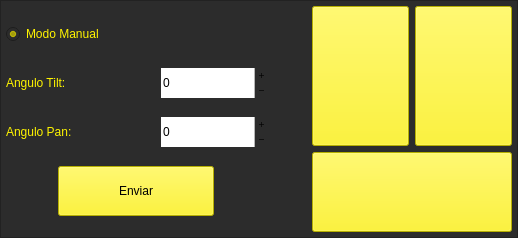
                 <widget class="QFrame" name="FrameManual">
                  <property name="styleSheet">
                   <string notr="true">background-color: rgb(44, 44, 44);
</string>
                  </property>
                  <property name="frameShape">
                   <enum>QFrame::StyledPanel</enum>
                  </property>
                  <property name="frameShadow">
                   <enum>QFrame::Raised</enum>
                  </property>
                  <layout class="QHBoxLayout" name="horizontalLayout_15">
                   <property name="leftMargin">
                    <number>5</number>
                   </property>
                   <property name="topMargin">
                    <number>5</number>
                   </property>
                   <property name="rightMargin">
                    <number>5</number>
                   </property>
                   <property name="bottomMargin">
                    <number>5</number>
                   </property>
                   <item>
                    <layout class="QHBoxLayout" name="horizontalLayout_14" stretch="2,1,2">
                     <item>
                      <layout class="QVBoxLayout" name="verticalLayout_5" stretch="2,1,1,2">
                       <item>
                        <widget class="QRadioButton" name="modo_manual">
                         <property name="minimumSize">
                          <size>
                           <width>260</width>
                           <height>30</height>
                          </size>
                         </property>
                         <property name="styleSheet">
                          <string notr="true">font: 20pt &quot;ISOCP&quot;;
color: rgb(255, 245, 0);</string>
                         </property>
                         <property name="text">
                          <string>Modo Manual</string>
                         </property>
                         <property name="checkable">
                          <bool>true</bool>
                         </property>
                         <property name="checked">
                          <bool>true</bool>
                         </property>
                         <property name="autoRepeat">
                          <bool>false</bool>
                         </property>
                         <property name="autoExclusive">
                          <bool>true</bool>
                         </property>
                        </widget>
                       </item>
                       <item>
                        <layout class="QHBoxLayout" name="horizontalLayout" stretch="1,1">
                         <property name="spacing">
                          <number>5</number>
                         </property>
                         <item>
                          <widget class="QLabel" name="label_8">
                           <property name="minimumSize">
                            <size>
                             <width>150</width>
                             <height>0</height>
                            </size>
                           </property>
                           <property name="maximumSize">
                            <size>
                             <width>150</width>
                             <height>16777215</height>
                            </size>
                           </property>
                           <property name="styleSheet">
                            <string notr="true">font: 18pt &quot;ISOCP&quot;;
color: rgb(255, 245, 0);</string>
                           </property>
                           <property name="text">
                            <string>Angulo Tilt:</string>
                           </property>
                          </widget>
                         </item>
                         <item>
                          <widget class="QSpinBox" name="entry_tilt_manual">
                           <property name="minimumSize">
                            <size>
                             <width>0</width>
                             <height>30</height>
                            </size>
                           </property>
                           <property name="maximumSize">
                            <size>
                             <width>140</width>
                             <height>30</height>
                            </size>
                           </property>
                           <property name="styleSheet">
                            <string notr="true">background-color: rgb(255, 255, 255);</string>
                           </property>
                           <property name="frame">
                            <bool>false</bool>
                           </property>
                           <property name="buttonSymbols">
                            <enum>QAbstractSpinBox::PlusMinus</enum>
                           </property>
                           <property name="minimum">
                            <number>-30</number>
                           </property>
                           <property name="maximum">
                            <number>30</number>
                           </property>
                          </widget>
                         </item>
                        </layout>
                       </item>
                       <item>
                        <layout class="QHBoxLayout" name="horizontalLayout_3" stretch="1,1">
                         <property name="spacing">
                          <number>5</number>
                         </property>
                         <item>
                          <widget class="QLabel" name="label_9">
                           <property name="minimumSize">
                            <size>
                             <width>150</width>
                             <height>0</height>
                            </size>
                           </property>
                           <property name="maximumSize">
                            <size>
                             <width>150</width>
                             <height>16777215</height>
                            </size>
                           </property>
                           <property name="styleSheet">
                            <string notr="true">font: 18pt &quot;ISOCP&quot;;
color: rgb(255, 245, 0);</string>
                           </property>
                           <property name="text">
                            <string>Angulo Pan:</string>
                           </property>
                          </widget>
                         </item>
                         <item>
                          <widget class="QSpinBox" name="entry_pan_manual">
                           <property name="minimumSize">
                            <size>
                             <width>0</width>
                             <height>30</height>
                            </size>
                           </property>
                           <property name="maximumSize">
                            <size>
                             <width>140</width>
                             <height>30</height>
                            </size>
                           </property>
                           <property name="styleSheet">
                            <string notr="true">background-color: rgb(255, 255, 255);</string>
                           </property>
                           <property name="frame">
                            <bool>false</bool>
                           </property>
                           <property name="buttonSymbols">
                            <enum>QAbstractSpinBox::PlusMinus</enum>
                           </property>
                           <property name="minimum">
                            <number>-80</number>
                           </property>
                           <property name="maximum">
                            <number>80</number>
                           </property>
                          </widget>
                         </item>
                        </layout>
                       </item>
                       <item>
                        <layout class="QHBoxLayout" name="horizontalLayout_8" stretch="1,3,1">
                         <item>
                          <spacer name="horizontalSpacer">
                           <property name="orientation">
                            <enum>Qt::Horizontal</enum>
                           </property>
                           <property name="sizeHint" stdset="0">
                            <size>
                             <width>40</width>
                             <height>20</height>
                            </size>
                           </property>
                          </spacer>
                         </item>
                         <item>
                          <widget class="QPushButton" name="bt_enviar_manual">
                           <property name="minimumSize">
                            <size>
                             <width>100</width>
                             <height>30</height>
                            </size>
                           </property>
                           <property name="maximumSize">
                            <size>
                             <width>300</width>
                             <height>50</height>
                            </size>
                           </property>
                           <property name="styleSheet">
                            <string notr="true">QPushButton{
background-color: rgb(255, 245, 0);
font: 18pt &quot;ISOCP&quot;;
color: rgb(0, 0, 0);
}

QPushButton::hover{
	background-color: rgba(255,245, 0,100);
	font: 18pt &quot;ISOCP&quot;;
	color: rgb(0, 0, 0);
}
</string>
                           </property>
                           <property name="text">
                            <string>Enviar</string>
                           </property>
                          </widget>
                         </item>
                         <item>
                          <spacer name="horizontalSpacer_2">
                           <property name="orientation">
                            <enum>Qt::Horizontal</enum>
                           </property>
                           <property name="sizeHint" stdset="0">
                            <size>
                             <width>40</width>
                             <height>20</height>
                            </size>
                           </property>
                          </spacer>
                         </item>
                        </layout>
                       </item>
                      </layout>
                     </item>
                     <item>
                      <spacer name="horizontalSpacer_4">
                       <property name="orientation">
                        <enum>Qt::Horizontal</enum>
                       </property>
                       <property name="sizeHint" stdset="0">
                        <size>
                         <width>40</width>
                         <height>20</height>
                        </size>
                       </property>
                      </spacer>
                     </item>
                     <item>
                      <layout class="QVBoxLayout" name="verticalLayout_9">
                       <item>
                        <layout class="QHBoxLayout" name="horizontalLayout_13" stretch="1,1">
                         <item>
                          <widget class="QPushButton" name="bt_home_tilt">
                           <property name="minimumSize">
                            <size>
                             <width>80</width>
                             <height>140</height>
                            </size>
                           </property>
                           <property name="maximumSize">
                            <size>
                             <width>123123</width>
                             <height>13212312</height>
                            </size>
                           </property>
                           <property name="styleSheet">
                            <string notr="true">QPushButton{
background-color: rgb(255, 245, 0);
}

QPushButton::hover{
	background-color: rgba(255,245, 0,100);
}
</string>
                           </property>
                           <property name="text">
                            <string/>
                           </property>
                           <property name="icon">
                            <iconset>
                             <normaloff>../../../Iconos/Frente2.png</normaloff>../../../Iconos/Frente2.png</iconset>
                           </property>
                           <property name="iconSize">
                            <size>
                             <width>116</width>
                             <height>116</height>
                            </size>
                           </property>
                          </widget>
                         </item>
                         <item>
                          <widget class="QPushButton" name="bt_ascenso">
                           <property name="minimumSize">
                            <size>
                             <width>80</width>
                             <height>140</height>
                            </size>
                           </property>
                           <property name="maximumSize">
                            <size>
                             <width>123123</width>
                             <height>132123</height>
                            </size>
                           </property>
                           <property name="styleSheet">
                            <string notr="true">QPushButton{
background-color: rgb(255, 245, 0);
}

QPushButton::hover{
	background-color: rgba(255,245, 0,100);
}
</string>
                           </property>
                           <property name="text">
                            <string/>
                           </property>
                           <property name="icon">
                            <iconset>
                             <normaloff>../../../Iconos/WorkFlecha.png</normaloff>../../../Iconos/WorkFlecha.png</iconset>
                           </property>
                           <property name="iconSize">
                            <size>
                             <width>116</width>
                             <height>116</height>
                            </size>
                           </property>
                          </widget>
                         </item>
                        </layout>
                       </item>
                       <item>
                        <widget class="QPushButton" name="bt_descenso">
                         <property name="minimumSize">
                          <size>
                           <width>200</width>
                           <height>80</height>
                          </size>
                         </property>
                         <property name="maximumSize">
                          <size>
                           <width>12312312</width>
                           <height>16777215</height>
                          </size>
                         </property>
                         <property name="styleSheet">
                          <string notr="true">QPushButton{
background-color: rgb(255, 245, 0);
}

QPushButton::hover{
	background-color: rgba(255,245, 0,100);
}
</string>
                         </property>
                         <property name="text">
                          <string/>
                         </property>
                         <property name="icon">
                          <iconset>
                           <normaloff>../../../Iconos/RestFlecha.png</normaloff>../../../Iconos/RestFlecha.png</iconset>
                         </property>
                         <property name="iconSize">
                          <size>
                           <width>116</width>
                           <height>116</height>
                          </size>
                         </property>
                        </widget>
                       </item>
                      </layout>
                     </item>
                    </layout>
                   </item>
                  </layout>
                 </widget>
